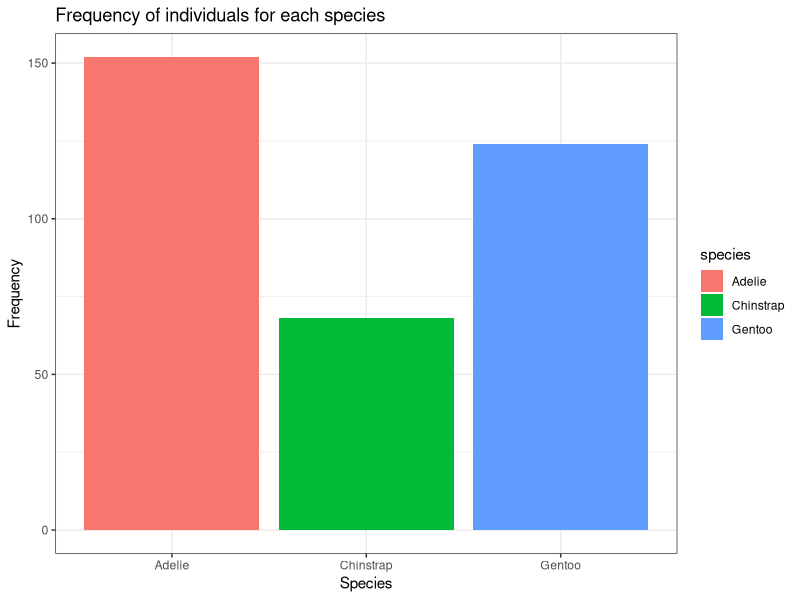
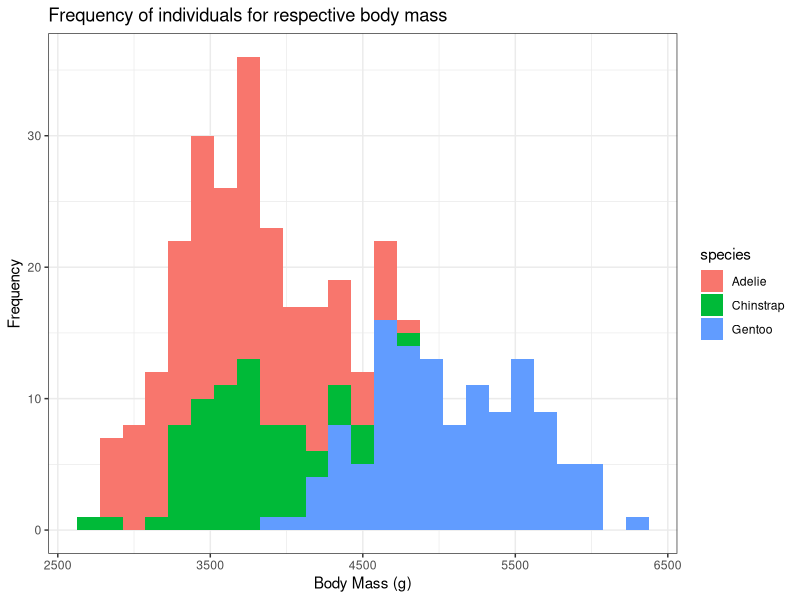
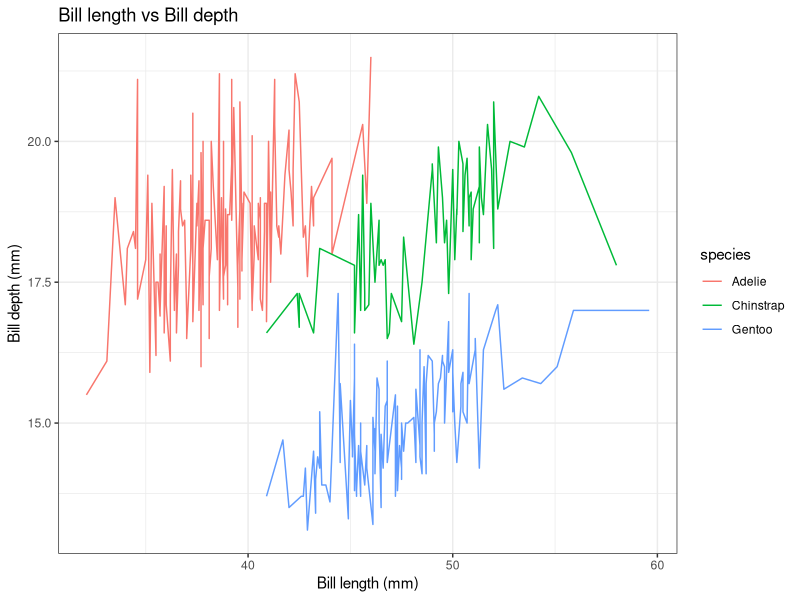
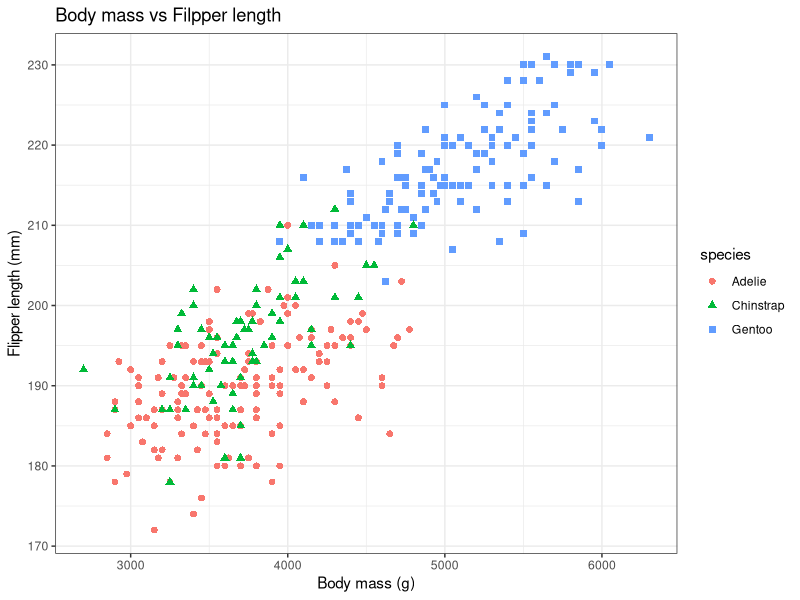
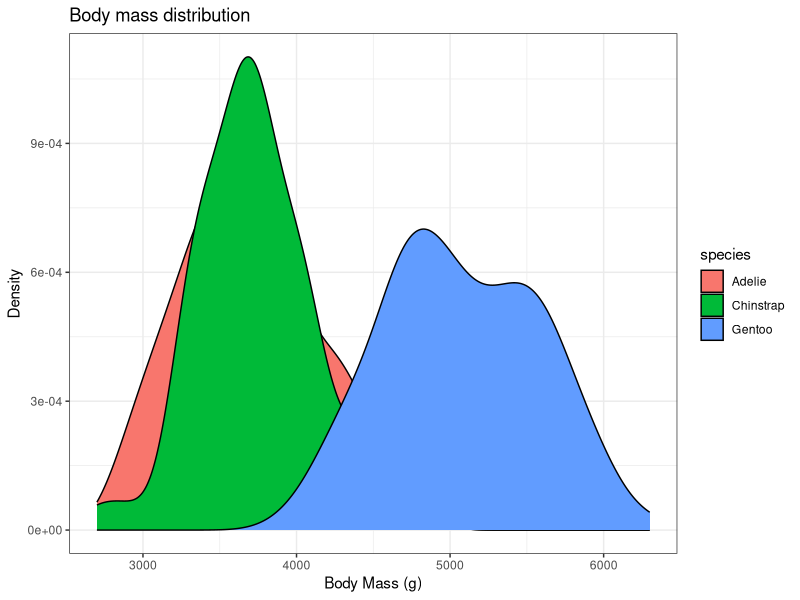
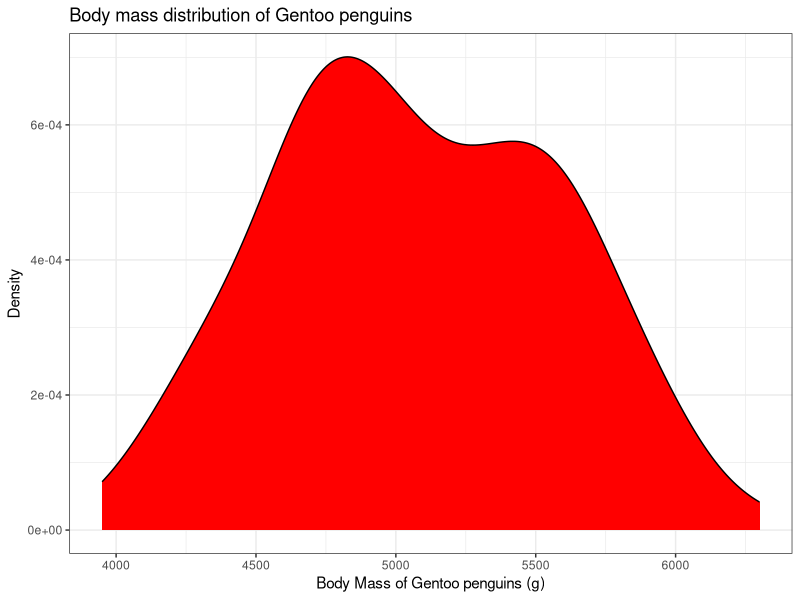
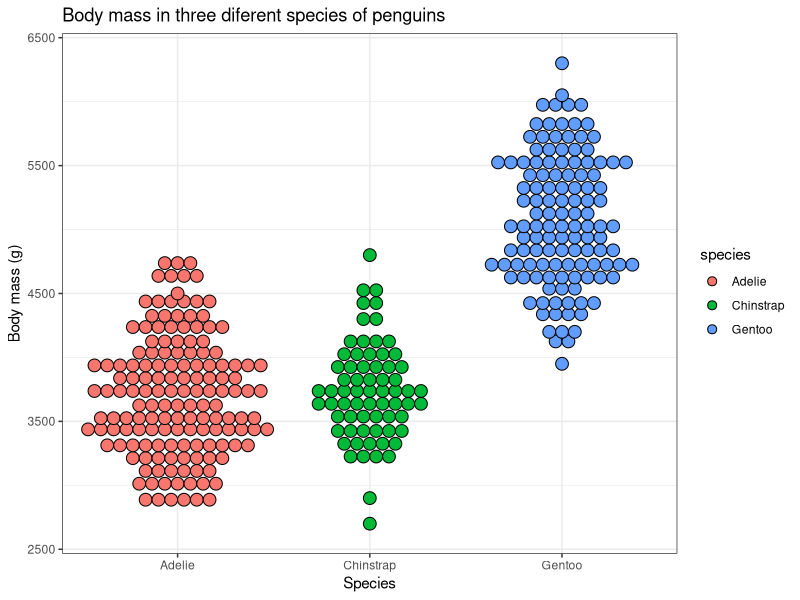
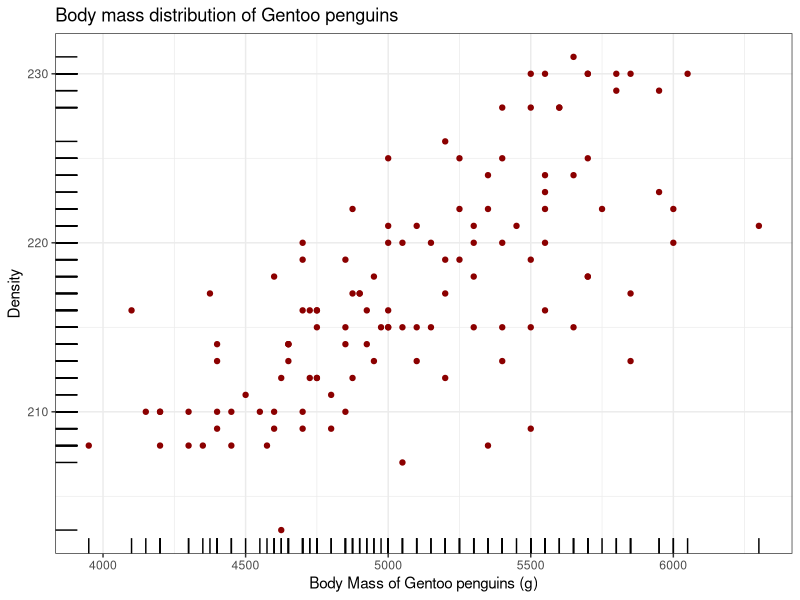

Source code (R) for these figures, in order:
## ---- chunk 1
#| column: page
library(palmerpenguins)
knitr::kable(head(penguins))
## ---- chunk 2
library(ggplot2)
library(palmerpenguins)

ggplot(data = penguins, aes(x = species, fill = species)) + 
  xlab("Species") + ylab("Frequency") + 
  ggtitle("Frequency of individuals for each species") + 
  geom_bar() + theme_bw()
## ---- chunk 3
#| warning: true
library(ggplot2)
library(palmerpenguins)

ggplot(data = penguins, aes(x = body_mass_g, fill = species)) + 
  xlab("Body Mass (g)") + ylab("Frequency") + 
  ggtitle("Frequency of individuals for respective body mass") + 
  geom_histogram(bins = 25) + theme_bw()
## ---- chunk 4
library(ggplot2)
library(palmerpenguins)

ggplot(data = penguins, aes(x = bill_length_mm, 
                            y = bill_depth_mm, colour = species)) + 
  xlab("Bill length (mm)") + ylab("Bill depth (mm)") + 
  ggtitle("Bill length vs Bill depth") + geom_line() + theme_bw()
## ---- chunk 5
library(ggplot2)
library(palmerpenguins)

ggplot(data = penguins, aes(x = body_mass_g, y = flipper_length_mm, 
                            shape = species, colour = species)) + 
  xlab("Body mass (g)") + ylab("Flipper length (mm)") + 
  ggtitle("Body mass vs Filpper length") + geom_point(size = 2) + theme_bw()
## ---- chunk 6
library(ggplot2)
library(palmerpenguins)

ggplot(data = penguins, aes(x = body_mass_g, fill = species)) + 
  xlab("Body Mass (g)") + ylab("Density") + ggtitle("Body mass distribution") + 
  geom_density() + theme_bw()
## ---- chunk 7
library(ggplot2)
library(palmerpenguins)
library(dplyr)

penguins_gentoo <- penguins %>% filter(species == "Gentoo")

ggplot(data = penguins_gentoo, aes(x = body_mass_g)) + 
  xlab("Body Mass of Gentoo penguins (g)") + ylab("Density") + 
  ggtitle("Body mass distribution of Gentoo penguins") + 
  geom_density(fill = "red") + theme_bw()
## ---- chunk 8
library(ggplot2)
library(palmerpenguins)

ggplot(data = penguins, aes(x = species, y = body_mass_g, fill = species)) + 
  xlab("Species") + ylab("Body mass (g)") + 
  ggtitle("Body mass in three diferent species of penguins") + 
  geom_dotplot(binaxis = "y", stackdir = "center", binwidth = 100) + theme_bw()
## ---- chunk 9
library(ggplot2)
library(palmerpenguins)
library(dplyr)

penguins_gentoo <- penguins %>% filter(species == "Gentoo")

ggplot(data = penguins_gentoo, aes(x = body_mass_g, y = flipper_length_mm)) + 
  xlab("Body Mass of Gentoo penguins (g)") + ylab("Density") + 
  ggtitle("Body mass distribution of Gentoo penguins") + 
  geom_point(colour = "darkred") + geom_rug() + theme_bw()
## ---- chunk 10
library(ggplot2)
library(palmerpenguins)

ggplot(data = penguins, aes(x = species, y = body_mass_g, colour = species)) + 
  xlab("Species") + ylab("Body mass (g)") + 
  ggtitle("Body mass in three diferent species of penguins") + geom_boxplot() + 
  theme_bw()
## ---- chunk 11
library(ggplot2)
library(palmerpenguins)

ggplot(data = penguins, aes(x = species, y = body_mass_g, fill = species)) + 
  xlab("Species") + ylab("Body mass (g)") + 
  ggtitle("Body mass in three diferent species of penguins") + 
  geom_violin(aes(colour = species), trim = TRUE) + geom_boxplot(width = 0.2) +
  theme_bw()
## ---- chunk 12
#| echo: false
Sys.time()
